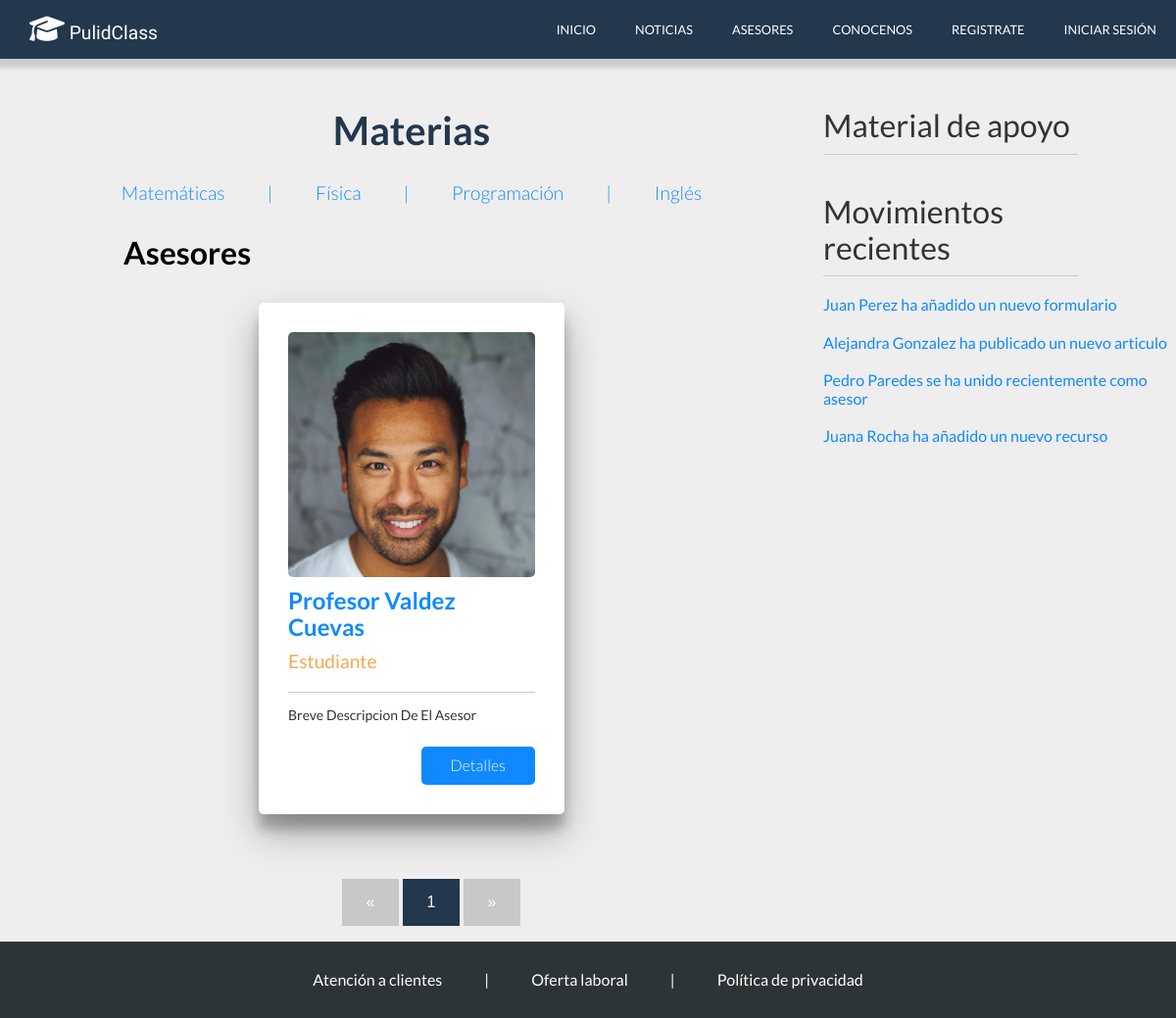
/asesores.php, run on an earlier commit of the app's database.
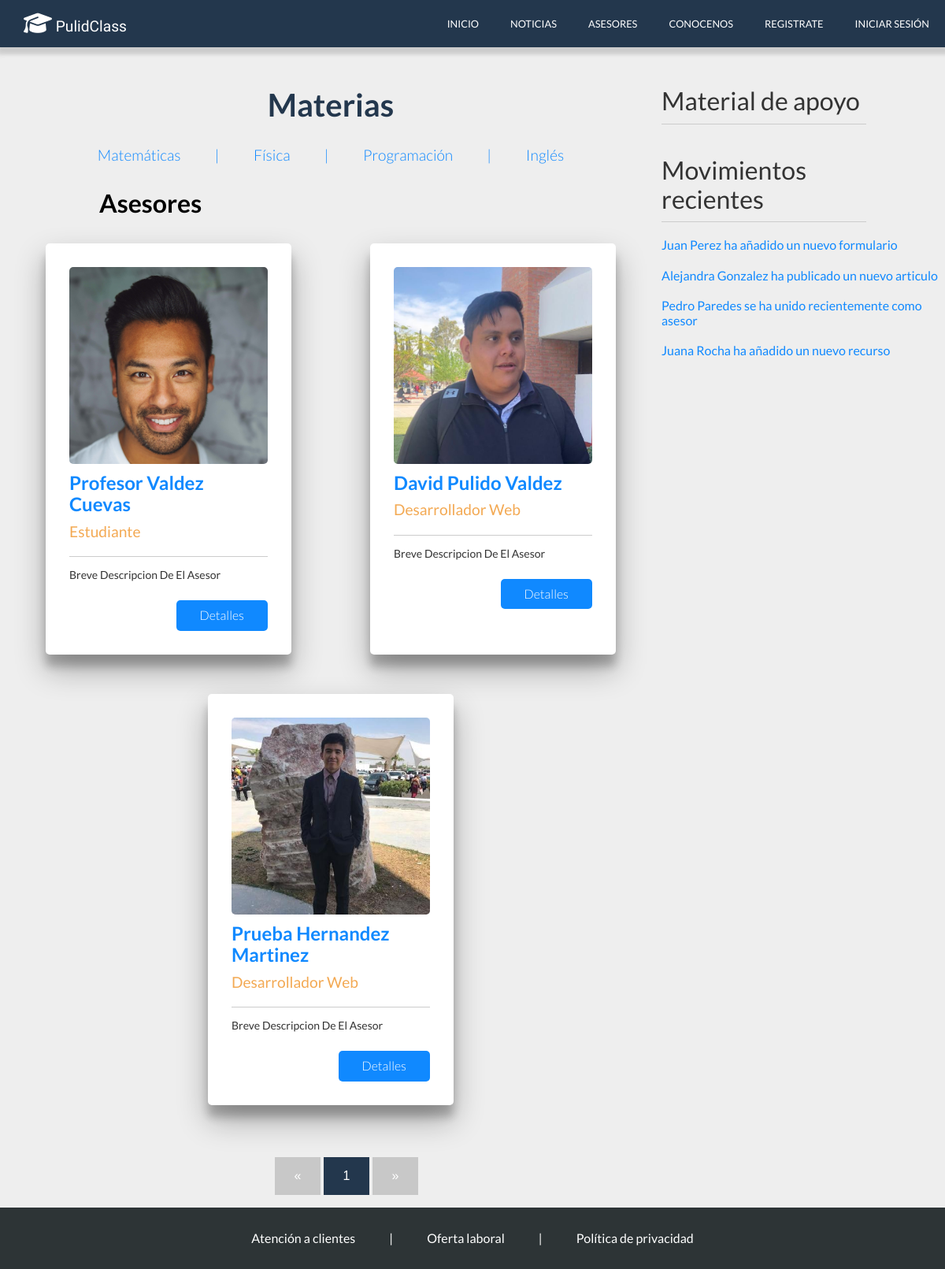
And on a later commit of the database.
### tables this page shows
CREATE TABLE `asesor` (
  `Id_Asesor` int(11) NOT NULL AUTO_INCREMENT,
  `Nombre_Usuario` varchar(30) NOT NULL,
  `Edad` int(11) DEFAULT NULL,
  `Grado_Estudios` varchar(40) DEFAULT NULL,
  `Nombres` varchar(50) DEFAULT NULL,
  `A_Paterno` varchar(30) DEFAULT NULL,
  `A_Materno` varchar(30) DEFAULT NULL,
  `Ocupacion` varchar(50) DEFAULT NULL,
  `Descripcion` varchar(250) DEFAULT NULL,
  `Correo` varchar(70) DEFAULT NULL,
  `Telefono` varchar(16) DEFAULT NULL,
  `Foto` text,
  PRIMARY KEY (`Id_Asesor`)
);

### asesores.php (called while the page is built, shortened)
<?php session_start();
    require('conexion.php');
    $statement = $conexion->prepare('SELECT * FROM Asesor');
    $statement->execute();
    $asesores=$statement->fetchAll();
    $pagina = isset($_GET['pagina']) ? (int)$_GET['pagina'] : 1;
    $postPorPagina = 4;
    $inicio = ($pagina > 1) ? ($pagina * $postPorPagina - $postPorPagina) : 0 ;
    $asesores_page = $conexion->prepare("SELECT SQL_CALC_FOUND_ROWS * FROM asesor LIMIT $inicio, $postPorPagina");
    $asesores_page->execute();
    $asesores_page= $asesores_page->fetchAll();
    $totalAsesores = $conexion->query('SELECT FOUND_ROWS() as total');
    $totalAsesores = $totalAsesores->fetch()['total'];
    $numeroPaginas = ceil($totalAsesores / $postPorPagina);
    require('views/asesores.view.php');
?>

### views/asesores.view.php (the view, shortened to what the changed rows need)
<!DOCTYPE html>
<html lang="en">
<head>
    <link rel="stylesheet" href="css/normalize.css">
    <link rel="stylesheet" href="css/asesores/estilos.css">
</head>
<body>
    <header>
        <div class="menu">
            <div class="logo">
                <a href="index.php"><h2 class="page-name"><i class="fas fa-graduation-cap"></i> PulidClass</h2></a>
            </div>
        </div>
    <main>
        <div class="asesores">
            <div class="grid">
                <?php
                    foreach($asesores_page as $asesor){
                    $nombre=$asesor['Nombres']." ".$asesor['A_Paterno']." ".$asesor['A_Materno'];
                    $ocupacion=$asesor['Ocupacion'];
                    $descripcion=$asesor['Descripcion'];
                    $foto=$asesor['Foto'];
                ?>
                <div class="asesor">
                    <form enctype="multipart/form-data" action="asesor.php" method="GET">
                        <div class="foto">
                            <img src="<?php echo $foto?>" alt="">
                        </div>
                        <p class="nombre"><?php echo $nombre ?></p>
                        <p class="ocupacion"><?php echo $ocupacion ?></p>
                        <p class="descripcion"><?php echo $descripcion ?></p>
                        <input type="submit" value="Detalles">
                    </form>
                </div>
                <?php
                }
                ?>
            </div>
            <div class="paginacion">
                    <ul>
                        <?php
                            for($i = 1; $i <= $numeroPaginas; $i++){
                                if ($pagina === $i) {
                                    echo "<li class='active'><a href='?pagina=$i'>$i</a></li>";
                                } else {
                                    echo "<li><a href='?pagina=$i'>$i</a></li>";
                                }
                            }
                        ?>
                    </ul>
            </div>
        </div>
        <div class="recursos">
        <h2>Material de apoyo</h2>
        </div>
    </main>
</body>
</html>

What changed in the data, as far as the page shows it:
added asesor: Foto (picture), nombre "David Pulido Valdez", Ocupacion "Desarrollador Web", Descripcion "Breve Descripcion De El Asesor"
added asesor: Foto (picture), nombre "Prueba Hernandez Martinez", Ocupacion "Desarrollador Web", Descripcion "Breve Descripcion De El Asesor"
